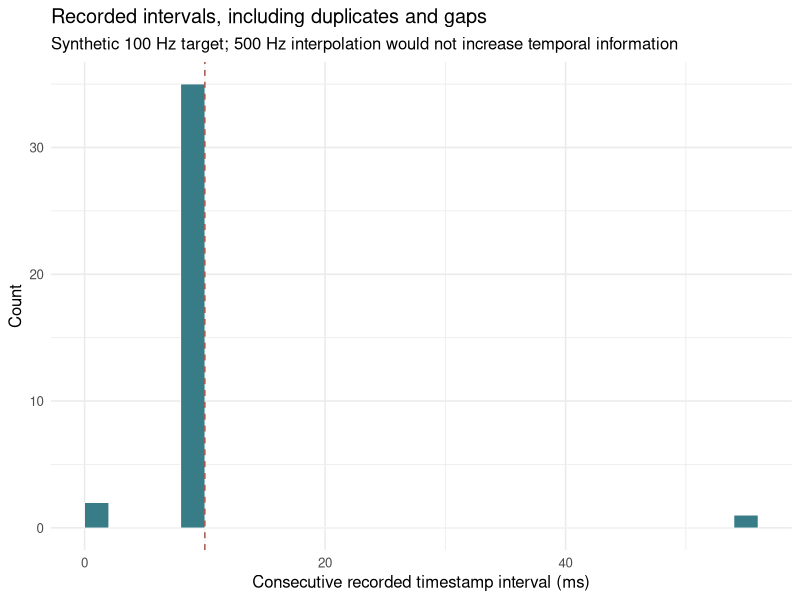
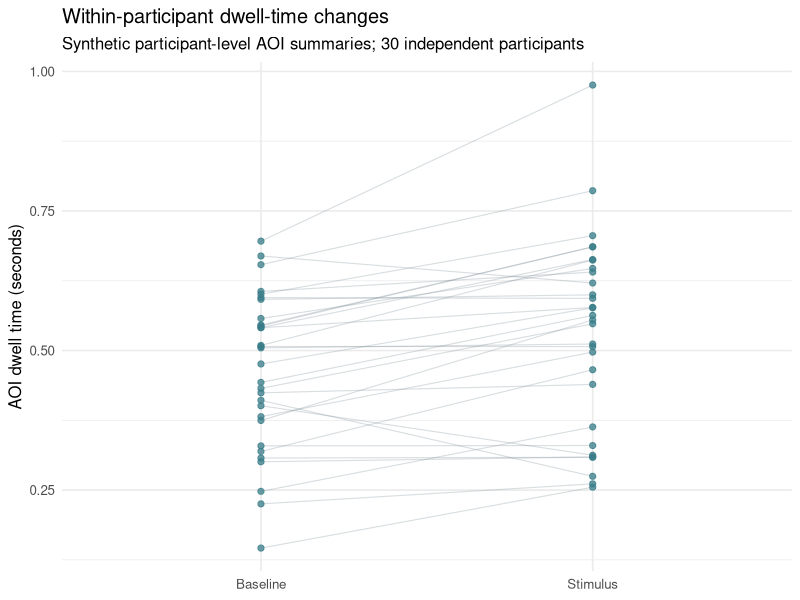
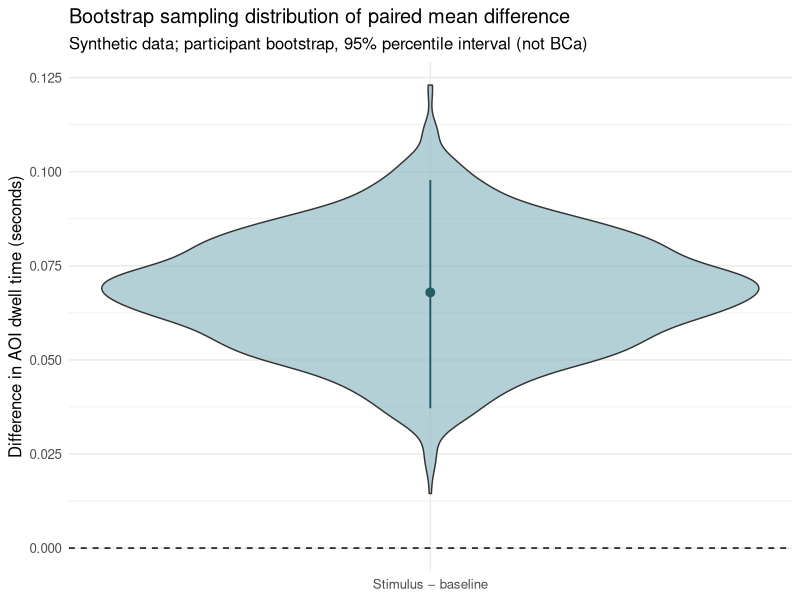
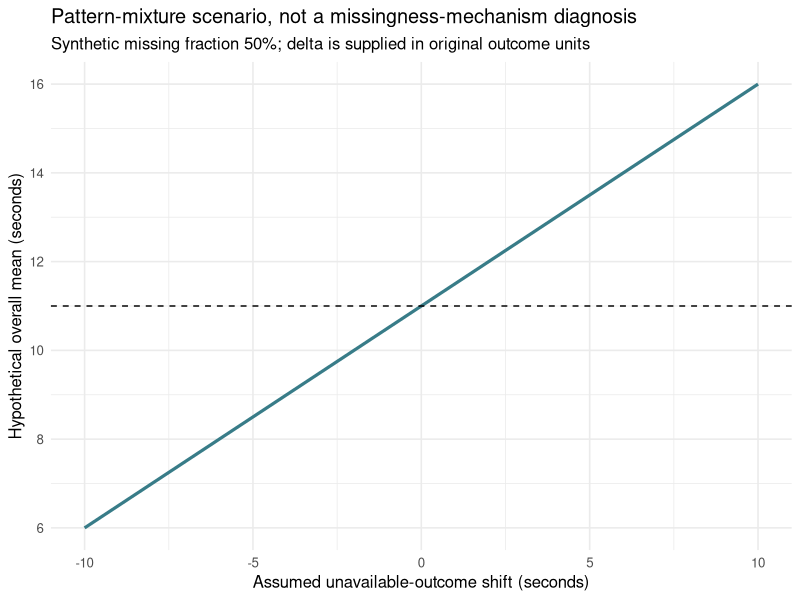

These charts were generated, in order, by the following R code:
## ---- chunk 1
knitr::opts_chunk$set(collapse = TRUE, comment = "#>", fig.width = 8, fig.height = 4.7)
set.seed(20261009)
## ---- chunk 2
time_s <- cumsum(c(0, rep(.010, 15), 0, .055, .001,
                  rep(.010, 20)))
delta_ms <- 1000 * diff(time_s)
intervals <- data.frame(interval_ms = delta_ms)
ggplot2::ggplot(intervals, ggplot2::aes(x = interval_ms)) +
  ggplot2::geom_histogram(binwidth = 2, boundary = 0, fill = "#387C88",
                          colour = "white", linewidth = .2) +
  ggplot2::geom_vline(xintercept = 10, linetype = 2, colour = "#A65346") +
  ggplot2::labs(
    title = "Recorded intervals, including duplicates and gaps",
    subtitle = "Synthetic 100 Hz target; 500 Hz interpolation would not increase temporal information",
    x = "Consecutive recorded timestamp interval (ms)",
    y = "Count"
  ) +
  ggplot2::theme_minimal(base_size = 12)
## ---- chunk 3
n <- 30L
participant <- data.frame(
  id = seq_len(n),
  baseline = stats::rnorm(n, mean = .50, sd = .13)
)
participant$stimulus <- participant$baseline +
  stats::rnorm(n, mean = .09, sd = .08)
long <- rbind(
  data.frame(id = participant$id, condition = "Baseline",
             dwell_s = participant$baseline),
  data.frame(id = participant$id, condition = "Stimulus",
             dwell_s = participant$stimulus)
)
long$condition <- factor(long$condition, levels = c("Baseline", "Stimulus"))
ggplot2::ggplot(long, ggplot2::aes(
  x = condition, y = dwell_s, group = id
)) +
  ggplot2::geom_line(alpha = .3, colour = "#82919C", linewidth = .4) +
  ggplot2::geom_point(colour = "#387C88", size = 1.8, alpha = .75) +
  ggplot2::labs(
    title = "Within-participant dwell-time changes",
    subtitle = "Synthetic participant-level AOI summaries; 30 independent participants",
    x = NULL, y = "AOI dwell time (seconds)"
  ) +
  ggplot2::theme_minimal(base_size = 12)
## ---- chunk 4
paired_diff <- participant$stimulus - participant$baseline
boots <- replicate(2000L, mean(sample(
  paired_diff, size = length(paired_diff), replace = TRUE
)))
limits <- as.numeric(stats::quantile(boots, c(.025, .975)))
observed <- mean(paired_diff)
ggplot2::ggplot(data.frame(draw = boots), ggplot2::aes(y = draw, x = 1)) +
  ggplot2::geom_violin(fill = "#8FBAC3", alpha = .68, width = .52) +
  ggplot2::geom_pointrange(
    data = data.frame(draw = observed, lo = limits[1], hi = limits[2]),
    ggplot2::aes(ymin = lo, ymax = hi),
    colour = "#245B65", linewidth = .65
  ) +
  ggplot2::geom_hline(yintercept = 0, linetype = 2) +
  ggplot2::scale_x_continuous(breaks = 1, labels = "Stimulus − baseline") +
  ggplot2::labs(
    title = "Bootstrap sampling distribution of paired mean difference",
    subtitle = "Synthetic data; participant bootstrap, 95% percentile interval (not BCa)",
    x = NULL, y = "Difference in AOI dwell time (seconds)"
  ) +
  ggplot2::theme_minimal(base_size = 12)
## ---- chunk 5
scenario <- data.frame(
  delta = seq(-10, 10, by = .5),
  missing_fraction = .5,
  observed_mean = 11
)
scenario$scenario_mean <- scenario$observed_mean +
  scenario$missing_fraction * scenario$delta
ggplot2::ggplot(
  scenario, ggplot2::aes(x = delta, y = scenario_mean)
) +
  ggplot2::geom_line(linewidth = 1.1, colour = "#387C88") +
  ggplot2::geom_hline(yintercept = 11, linetype = 2) +
  ggplot2::labs(
    title = "Pattern-mixture scenario, not a missingness-mechanism diagnosis",
    subtitle = "Synthetic missing fraction 50%; delta is supplied in original outcome units",
    x = "Assumed unavailable-outcome shift (seconds)",
    y = "Hypothetical overall mean (seconds)"
  ) +
  ggplot2::theme_minimal(base_size = 12)
